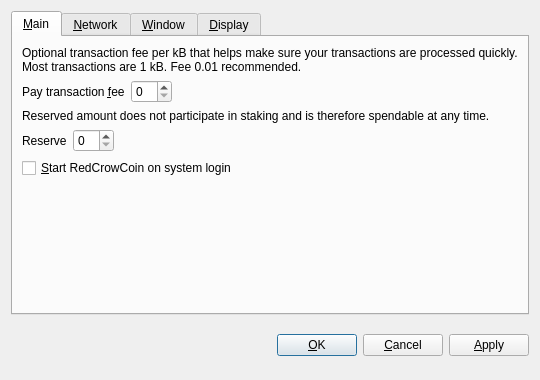
<?xml version="1.0" encoding="UTF-8"?>
<ui version="4.0">
 <class>OptionsDialog</class>
 <widget class="QDialog" name="OptionsDialog">
  <property name="geometry">
   <rect>
    <x>0</x>
    <y>0</y>
    <width>540</width>
    <height>380</height>
   </rect>
  </property>
  <property name="windowTitle">
   <string>Options</string>
  </property>
  <property name="modal">
   <bool>true</bool>
  </property>
  <layout class="QVBoxLayout" name="verticalLayout">
   <item>
    <widget class="QTabWidget" name="tabWidget">
     <property name="tabPosition">
      <enum>QTabWidget::North</enum>
     </property>
     <property name="currentIndex">
      <number>0</number>
     </property>
     <widget class="QWidget" name="tabMain">
      <attribute name="title">
       <string>&amp;Main</string>
      </attribute>
      <layout class="QVBoxLayout" name="verticalLayout_Main">
       <item>
        <widget class="QLabel" name="transactionFeeInfoLabel">
         <property name="text">
          <string>Optional transaction fee per kB that helps make sure your transactions are processed quickly. Most transactions are 1 kB. Fee 0.01 recommended.</string>
         </property>
         <property name="textFormat">
          <enum>Qt::PlainText</enum>
         </property>
         <property name="wordWrap">
          <bool>true</bool>
         </property>
        </widget>
       </item>
       <item>
        <layout class="QHBoxLayout" name="horizontalLayoutFee">
         <item>
          <widget class="QLabel" name="transactionFeeLabel">
           <property name="text">
            <string>Pay transaction &amp;fee</string>
           </property>
           <property name="textFormat">
            <enum>Qt::PlainText</enum>
           </property>
           <property name="buddy">
            <cstring>transactionFee</cstring>
           </property>
          </widget>
         </item>
         <item>
          <widget class="BitcoinAmountField" name="transactionFee"/>
         </item>
         <item>
          <spacer name="horizontalSpacerFee">
           <property name="orientation">
            <enum>Qt::Horizontal</enum>
           </property>
           <property name="sizeHint" stdset="0">
            <size>
             <width>40</width>
             <height>20</height>
            </size>
           </property>
          </spacer>
         </item>
        </layout>
       </item>
       <item>
        <widget class="QLabel" name="reserveBalanceInfoLabel">
         <property name="text">
          <string>Reserved amount does not participate in staking and is therefore spendable at any time.</string>
         </property>
         <property name="textFormat">
          <enum>Qt::PlainText</enum>
         </property>
         <property name="wordWrap">
          <bool>true</bool>
         </property>
        </widget>
       </item>
       <item>
        <layout class="QHBoxLayout" name="horizontalLayoutReserveBalance">
         <item>
          <widget class="QLabel" name="reserveBalanceLabel">
           <property name="text">
            <string>Reserve</string>
           </property>
           <property name="textFormat">
            <enum>Qt::PlainText</enum>
           </property>
           <property name="buddy">
            <cstring>reserveBalance</cstring>
           </property>
          </widget>
         </item>
         <item>
          <widget class="BitcoinAmountField" name="reserveBalance"/>
         </item>
         <item>
          <spacer name="horizontalSpacerReserveBalance">
           <property name="orientation">
            <enum>Qt::Horizontal</enum>
           </property>
           <property name="sizeHint" stdset="0">
            <size>
             <width>40</width>
             <height>20</height>
            </size>
           </property>
          </spacer>
         </item>
        </layout>
       </item>
       <item>
        <widget class="QCheckBox" name="bitcoinAtStartup">
         <property name="toolTip">
          <string>Automatically start RedCrowCoin after logging in to the system.</string>
         </property>
         <property name="text">
          <string>&amp;Start RedCrowCoin on system login</string>
         </property>
        </widget>
       </item>
       <item>
        <spacer name="verticalSpacer_Main">
         <property name="orientation">
          <enum>Qt::Vertical</enum>
         </property>
         <property name="sizeHint" stdset="0">
          <size>
           <width>20</width>
           <height>40</height>
          </size>
         </property>
        </spacer>
       </item>
      </layout>
     </widget>
     <widget class="QWidget" name="tabNetwork">
      <attribute name="title">
       <string>&amp;Network</string>
      </attribute>
      <layout class="QVBoxLayout" name="verticalLayout_Network">
       <item>
        <widget class="QCheckBox" name="mapPortUpnp">
         <property name="toolTip">
          <string>Automatically open the RedCrowCoin client port on the router. This only works when your router supports UPnP and it is enabled.</string>
         </property>
         <property name="text">
          <string>Map port using &amp;UPnP</string>
         </property>
        </widget>
       </item>
       <item>
        <widget class="QCheckBox" name="connectSocks">
         <property name="toolTip">
          <string>Connect to the RedCrowCoin network through a SOCKS proxy (e.g. when connecting through Tor).</string>
         </property>
         <property name="text">
          <string>&amp;Connect through SOCKS proxy:</string>
         </property>
        </widget>
       </item>
       <item>
        <layout class="QHBoxLayout" name="horizontalLayout_Network">
         <item>
          <widget class="QLabel" name="proxyIpLabel">
           <property name="text">
            <string>Proxy &amp;IP:</string>
           </property>
           <property name="textFormat">
            <enum>Qt::PlainText</enum>
           </property>
           <property name="buddy">
            <cstring>proxyIp</cstring>
           </property>
          </widget>
         </item>
         <item>
          <widget class="QValidatedLineEdit" name="proxyIp">
           <property name="maximumSize">
            <size>
             <width>140</width>
             <height>16777215</height>
            </size>
           </property>
           <property name="toolTip">
            <string>IP address of the proxy (e.g. 127.0.0.1)</string>
           </property>
          </widget>
         </item>
         <item>
          <widget class="QLabel" name="proxyPortLabel">
           <property name="text">
            <string>&amp;Port:</string>
           </property>
           <property name="textFormat">
            <enum>Qt::PlainText</enum>
           </property>
           <property name="buddy">
            <cstring>proxyPort</cstring>
           </property>
          </widget>
         </item>
         <item>
          <widget class="QLineEdit" name="proxyPort">
           <property name="maximumSize">
            <size>
             <width>55</width>
             <height>16777215</height>
            </size>
           </property>
           <property name="toolTip">
            <string>Port of the proxy (e.g. 9050)</string>
           </property>
          </widget>
         </item>
         <item>
          <widget class="QLabel" name="socksVersionLabel">
           <property name="text">
            <string>SOCKS &amp;Version:</string>
           </property>
           <property name="textFormat">
            <enum>Qt::PlainText</enum>
           </property>
           <property name="buddy">
            <cstring>socksVersion</cstring>
           </property>
          </widget>
         </item>
         <item>
          <widget class="QValueComboBox" name="socksVersion">
           <property name="toolTip">
            <string>SOCKS version of the proxy (e.g. 5)</string>
           </property>
          </widget>
         </item>
         <item>
          <spacer name="horizontalSpacer_Network">
           <property name="orientation">
            <enum>Qt::Horizontal</enum>
           </property>
           <property name="sizeHint" stdset="0">
            <size>
             <width>40</width>
             <height>20</height>
            </size>
           </property>
          </spacer>
         </item>
        </layout>
       </item>
       <item>
        <spacer name="verticalSpacer_Network">
         <property name="orientation">
          <enum>Qt::Vertical</enum>
         </property>
         <property name="sizeHint" stdset="0">
          <size>
           <width>20</width>
           <height>40</height>
          </size>
         </property>
        </spacer>
       </item>
      </layout>
     </widget>
     <widget class="QWidget" name="tabWindow">
      <attribute name="title">
       <string>&amp;Window</string>
      </attribute>
      <layout class="QVBoxLayout" name="verticalLayout_Window">
       <item>
        <widget class="QCheckBox" name="minimizeToTray">
         <property name="toolTip">
          <string>Show only a tray icon after minimizing the window.</string>
         </property>
         <property name="text">
          <string>&amp;Minimize to the tray instead of the taskbar</string>
         </property>
        </widget>
       </item>
       <item>
        <widget class="QCheckBox" name="minimizeOnClose">
         <property name="toolTip">
          <string>Minimize instead of exit the application when the window is closed. When this option is enabled, the application will be closed only after selecting Quit in the menu.</string>
         </property>
         <property name="text">
          <string>M&amp;inimize on close</string>
         </property>
        </widget>
       </item>
       <item>
        <spacer name="verticalSpacer_Window">
         <property name="orientation">
          <enum>Qt::Vertical</enum>
         </property>
         <property name="sizeHint" stdset="0">
          <size>
           <width>20</width>
           <height>40</height>
          </size>
         </property>
        </spacer>
       </item>
      </layout>
     </widget>
     <widget class="QWidget" name="tabDisplay">
      <attribute name="title">
       <string>&amp;Display</string>
      </attribute>
      <layout class="QVBoxLayout" name="verticalLayout_Display">
       <item>
        <layout class="QHBoxLayout" name="horizontalLayout_1_Display">
         <item>
          <widget class="QLabel" name="langLabel">
           <property name="text">
            <string>User Interface &amp;language:</string>
           </property>
           <property name="textFormat">
            <enum>Qt::PlainText</enum>
           </property>
           <property name="buddy">
            <cstring>lang</cstring>
           </property>
          </widget>
         </item>
         <item>
          <widget class="QValueComboBox" name="lang">
           <property name="toolTip">
            <string>The user interface language can be set here. This setting will take effect after restarting RedCrowCoin.</string>
           </property>
          </widget>
         </item>
        </layout>
       </item>
       <item>
        <layout class="QHBoxLayout" name="horizontalLayout_2_Display">
         <item>
          <widget class="QLabel" name="unitLabel">
           <property name="text">
            <string>&amp;Unit to show amounts in:</string>
           </property>
           <property name="textFormat">
            <enum>Qt::PlainText</enum>
           </property>
           <property name="buddy">
            <cstring>unit</cstring>
           </property>
          </widget>
         </item>
         <item>
          <widget class="QValueComboBox" name="unit">
           <property name="toolTip">
            <string>Choose the default subdivision unit to show in the interface and when sending coins.</string>
           </property>
          </widget>
         </item>
        </layout>
       </item>
       <item>
        <widget class="QCheckBox" name="displayAddresses">
         <property name="toolTip">
          <string>Whether to show RedCrowCoin addresses in the transaction list or not.</string>
         </property>
         <property name="text">
          <string>&amp;Display addresses in transaction list</string>
         </property>
        </widget>
       </item>
       <item>
        <widget class="QCheckBox" name="coinControlFeatures">
         <property name="toolTip">
          <string>Whether to show coin control features or not.</string>
         </property>
         <property name="text">
          <string>Display coin &amp;control features (experts only!)</string>
         </property>
        </widget>
       </item>
       <item>
        <spacer name="verticalSpacer_Display">
         <property name="orientation">
          <enum>Qt::Vertical</enum>
         </property>
         <property name="sizeHint" stdset="0">
          <size>
           <width>20</width>
           <height>40</height>
          </size>
         </property>
        </spacer>
       </item>
      </layout>
     </widget>
    </widget>
   </item>
   <item>
    <layout class="QHBoxLayout" name="horizontalLayout_Buttons">
     <item>
      <spacer name="horizontalSpacer_1">
       <property name="orientation">
        <enum>Qt::Horizontal</enum>
       </property>
       <property name="sizeHint" stdset="0">
        <size>
         <width>40</width>
         <height>48</height>
        </size>
       </property>
      </spacer>
     </item>
     <item>
      <widget class="QLabel" name="statusLabel">
       <property name="font">
        <font>
         <weight>75</weight>
         <bold>true</bold>
        </font>
       </property>
       <property name="text">
        <string/>
       </property>
       <property name="textFormat">
        <enum>Qt::PlainText</enum>
       </property>
       <property name="wordWrap">
        <bool>true</bool>
       </property>
      </widget>
     </item>
     <item>
      <spacer name="horizontalSpacer_2">
       <property name="orientation">
        <enum>Qt::Horizontal</enum>
       </property>
       <property name="sizeHint" stdset="0">
        <size>
         <width>40</width>
         <height>48</height>
        </size>
       </property>
      </spacer>
     </item>
     <item>
      <widget class="QPushButton" name="okButton">
       <property name="text">
        <string>&amp;OK</string>
       </property>
      </widget>
     </item>
     <item>
      <widget class="QPushButton" name="cancelButton">
       <property name="text">
        <string>&amp;Cancel</string>
       </property>
       <property name="autoDefault">
        <bool>false</bool>
       </property>
      </widget>
     </item>
     <item>
      <widget class="QPushButton" name="applyButton">
       <property name="text">
        <string>&amp;Apply</string>
       </property>
       <property name="autoDefault">
        <bool>false</bool>
       </property>
      </widget>
     </item>
    </layout>
   </item>
  </layout>
 </widget>
 <customwidgets>
  <customwidget>
   <class>BitcoinAmountField</class>
   <extends>QSpinBox</extends>
   <header>bitcoinamountfield.h</header>
  </customwidget>
  <customwidget>
   <class>QValueComboBox</class>
   <extends>QComboBox</extends>
   <header>qvaluecombobox.h</header>
  </customwidget>
  <customwidget>
   <class>QValidatedLineEdit</class>
   <extends>QLineEdit</extends>
   <header>qvalidatedlineedit.h</header>
  </customwidget>
 </customwidgets>
 <resources/>
 <connections/>
</ui>
